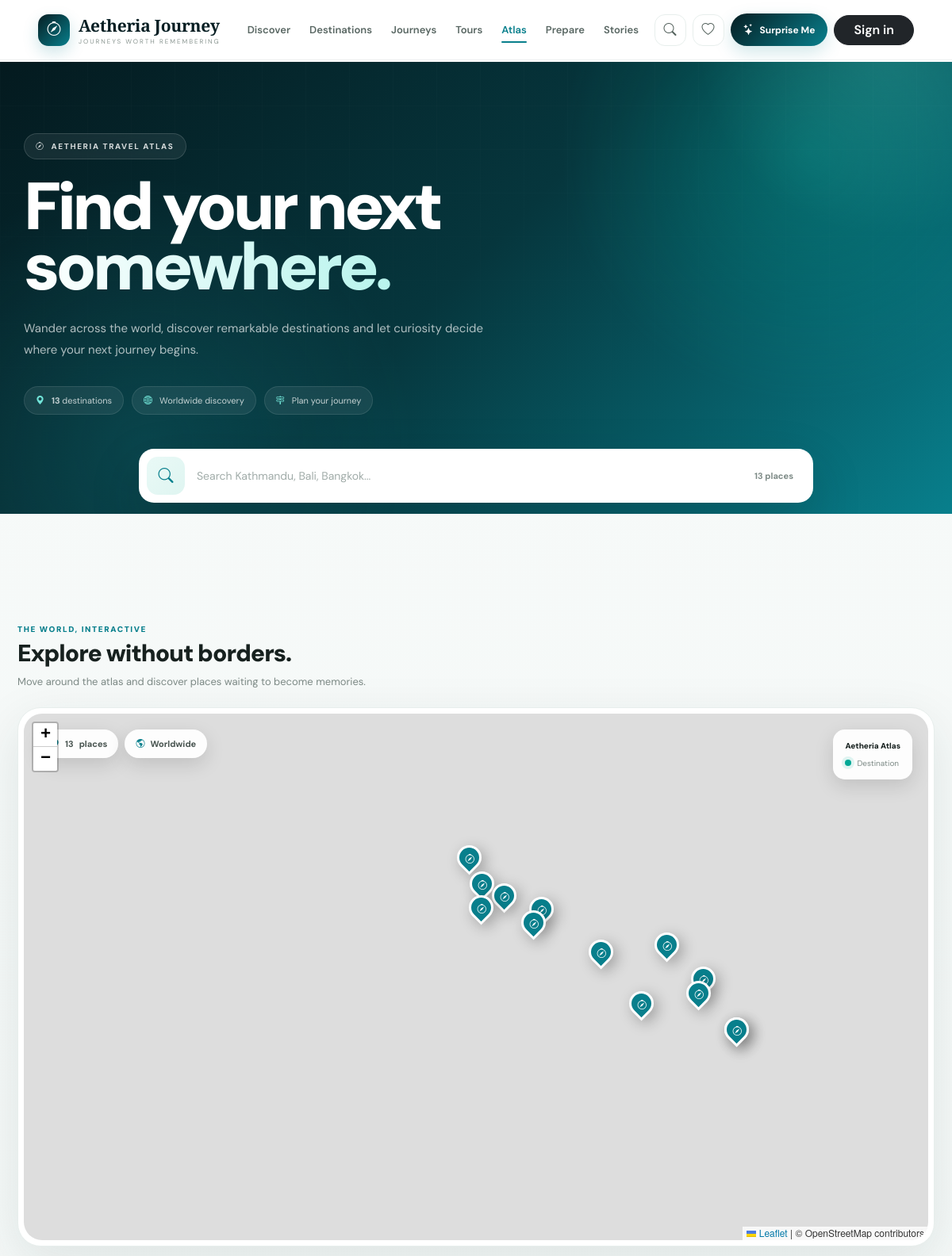
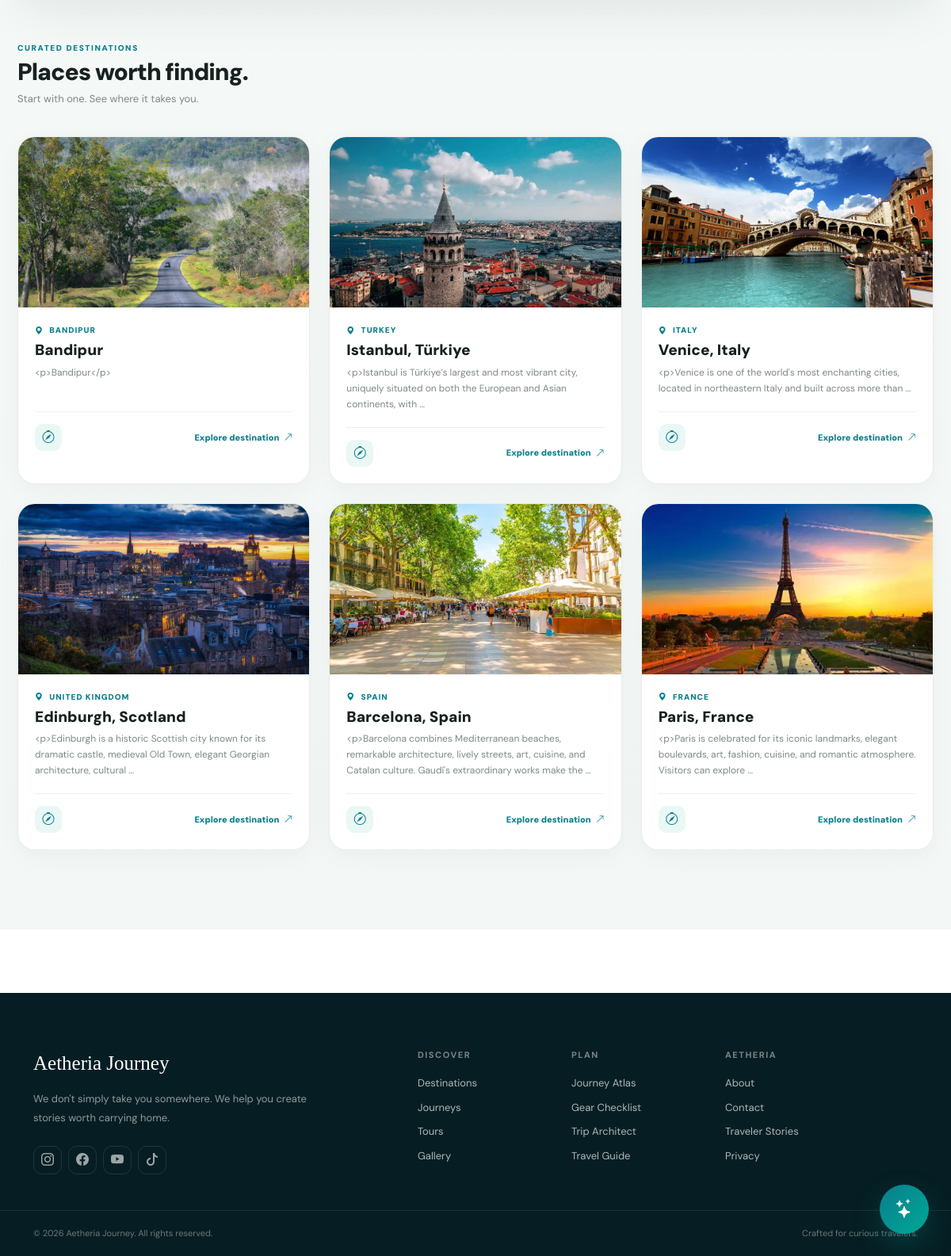
The app's page /travel_map/ with its own data (2 pictures, top to bottom).
### adminpage/models.py (models this page shows, shortened)
class Destination(models.Model):
    name = models.CharField(max_length=100)
    description = CKEditor5Field("Description", config_name="default")
    category = models.ForeignKey(Category, on_delete=models.CASCADE)
    created_at = models.DateTimeField(auto_now_add=True)
    location = models.CharField(max_length=150)
    image = models.FileField(upload_to="destination/")
    best_time_to_visit = models.CharField(max_length=200)
    latitude = models.DecimalField(max_digits=9, decimal_places=6, blank=True, null=True)
    longitude = models.DecimalField(max_digits=9, decimal_places=6, blank=True, null=True)

### userpage/views.py (the view)
# urls.py: path('travel_map/', travel_map, name='travel_map'),
def travel_map(request):
    destinations = Destination.objects.exclude(
        latitude__isnull=True,
    ).exclude(
        longitude__isnull=True
    )
    return render(
        request,
        "userpage/travel_map.html",
        {
            "destinations": destinations
        }
    )

### userpage/templates/userpage/travel_map.html (shortened to what this page needs)
{% extends "userpage/base.html" %}
{% load static %}
{% block extra_css %}
<link
    rel="stylesheet"
    href="https://unpkg.com/leaflet@1.9.4/dist/leaflet.css"
/>
{% endblock %}
{% block content %}
<section class="atlas-page">
    <header class="atlas-hero">
        <div class="atlas-hero-content">
            <span class="atlas-eyebrow">
                <i class="bi bi-compass"></i>
                Aetheria Travel Atlas
            </span>
            <h1 class="atlas-title">
                Find your next
                <span class="accent">
                </span>
            </h1>
            <p class="atlas-description">
                Wander across the world, discover remarkable
                destinations and let curiosity decide where
                your next journey begins.
            </p>
            <div class="hero-stats">
                <div class="hero-stat">
                    <i class="bi bi-geo-alt-fill"></i>
                    <span>
                        <strong id="heroDestinationCount">
                            {{ destinations|length }}
                        </strong>
                        destinations
                    </span>
                </div>
                <div class="hero-stat">
                    <i class="bi bi-globe2"></i>
                    Worldwide discovery
                </div>
                <div class="hero-stat">
                    <i class="bi bi-signpost-2"></i>
                    Plan your journey
                </div>
            </div>
        </div>
        <div class="atlas-search-wrapper mb-5">
            <div class="atlas-search">
                <div class="search-icon">
                    <i class="bi bi-search"></i>
                </div>
                <input
                    type="text"
                    id="destinationSearch"
                    class="form-control"
                    placeholder="Search Kathmandu, Bali, Bangkok..."
                    autocomplete="off"
                >
                <div class="search-count">
                    <span id="destinationCount">
                        {{ destinations|length }}
                    </span>
                    places
                </div>
            </div>
        </div>
    </header>
    <main class="atlas-main mt-5">
        <div>
            <div class="atlas-label">
                THE WORLD, INTERACTIVE
            </div>
            <h2 class="atlas-heading">
                Explore without borders.
            </h2>
            <p class="atlas-subheading">
                Move around the atlas and discover places waiting to become memories.
            </p>
        </div>
        <div class="map-shell">
            <div class="map-info">
                <div class="map-pill">
                    <span id="mapDestinationCount">
                        {{ destinations|length }}
                    </span>
                    places
                </div>
                <div class="map-pill">
                    <i class="bi bi-globe-americas"></i>
                    Worldwide
                </div>
            </div>
            <div class="map-legend">
                <div class="legend-heading">
                    Aetheria Atlas
                </div>
                <div class="legend-row">
                    <span class="legend-marker"></span>
                    Destination
                </div>
            </div>
            <div id="travelMap"></div>
        </div>
        <section class="destination-section">
            <div class="destination-header">
                <div>
                    <div class="atlas-label">
                        CURATED DESTINATIONS
                    </div>
                    <h2 class="atlas-heading mb-0">
                        Places worth finding.
                    </h2>
                    <p class="atlas-subheading">
                        Start with one. See where it takes you.
                    </p>
                </div>
            </div>
            <div
                class="row g-4"
                id="destinationCards"
            >
                {% for destination in destinations|slice:":6" %}
                <div
                    class="col-md-6 col-lg-4 destination-item"
                    data-name="{{ destination.name|lower }}"
                    data-location="{{ destination.location|default:''|lower }}"
                >
                    <article class="destination-card">
                        {% if destination.image %}
                            <img
                                src="{{ destination.image.url }}"
                                class="destination-image"
                                alt="{{ destination.name }}"
                                loading="lazy"
                            >
                        {% else %}
                            <div class="destination-placeholder">
                                <i class="bi bi-image"></i>
                            </div>
                        {% endif %}
                        <div class="destination-body">
                            <div class="destination-location">
                                <i class="bi bi-geo-alt-fill me-1"></i>
                                {{ destination.location|default:"Worldwide" }}
                            </div>
                            <h3 class="destination-title">
                                {{ destination.name }}
                            </h3>
                            <p class="destination-description">
                                {% if destination.description %}
                                    {{ destination.description|truncatewords:18 }}
                                {% else %}
                                    Discover the landscapes,
                                    culture and experiences
                                    waiting here.
                                {% endif %}
                            </p>
                            <div class="destination-footer">
                                <div class="destination-icon">
                                    <i class="bi bi-compass"></i>
                                </div>
                                <a
                                    href="{% url 'destination_detail' destination.id %}"
                                    class="explore-link"
                                >
                                    Explore destination
                                    <i class="bi bi-arrow-up-right"></i>
                                </a>
                            </div>
                        </div>
                    </article>
                </div>
                {% endfor %}
            </div>
        </section>
    </main>
</section>
{% endblock %}

### userpage/templates/userpage/base.html (style rules this page uses)
:root { --aether-dark: #092825; --aether-dark-2: #0d3430; --aether-teal: #087f8c; --aether-mint: #00a896; --aether-cream: #f7f6f1; --aether-white: #ffffff; --aether-text: #17211f; --aether-muted: #788581; --aether-border: #e7ece9; --aether-radius: 18px; --aether-shadow: 0 15px 45px rgba(15, 45, 40, .08); --transition: all .28s cubic-bezier(.4, 0, .2, 1); }
* { box-sizing: border-box; }
html { scroll-behavior: smooth; }
body { margin: 0; background: #ffffff; color: var(--aether-text); font-family: "DM Sans", sans-serif; overflow-x: hidden; }
a { text-decoration: none; }
main { padding-top: 78px; min-height: calc(100vh - 300px); }

### records on screen
Destination: image (picture), location "BANDIPUR", name "Bandipur", description "<p>Bandipur</p>"
Destination: image (picture), location "TURKEY", name "Istanbul, Türkiye", description "<p>Istanbul is Türkiye’s largest and most vibrant city, uniquely situated on both the European and Asian continents, with …"
Destination: image (picture), location "ITALY", name "Venice, Italy", description "<p>Venice is one of the world's most enchanting cities, located in northeastern Italy and built across more than …"
Destination: image (picture), location "UNITED KINGDOM", name "Edinburgh, Scotland", description "<p>Edinburgh is a historic Scottish city known for its dramatic castle, medieval Old Town, elegant Georgian architecture, cultural …"
Destination: image (picture), location "SPAIN", name "Barcelona, Spain", description "<p>Barcelona combines Mediterranean beaches, remarkable architecture, lively streets, art, cuisine, and Catalan culture. Gaudí's extraordinary works make the …"
Destination: image (picture), location "FRANCE", name "Paris, France", description "<p>Paris is celebrated for its iconic landmarks, elegant boulevards, art, fashion, cuisine, and romantic atmosphere. Visitors can explore …"

### other values on screen
{{ destinations|length }} "13"
